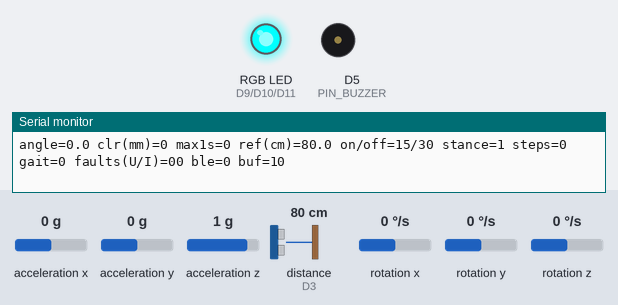
A sketch run on a simulated Arduino Nano 33 IoT. On the bench: an RGB LED mixed from three pins (HIGH = lit), buzzer (waves = sounding, pin HIGH), the last lines printed to the serial monitor. Wiring (inferred from the names in the program): ultrasonic range finder: trigger D2; echo D3. Inputs (shaded band) come from the test bench; at power-on: distance to the obstacle (sensor on D3) 80 cm, acceleration x 0 g, acceleration y 0 g, acceleration z 1 g, rotation x 0 °/s, rotation y 0 °/s, rotation z 0 °/s. The echo pulse lasts 58.3 µs per cm; nothing arrives over Bluetooth unless stated; a phone connects over Bluetooth LE 3 s after start; pins used as bus, display or sensor lines are not drawn.

Above: at 3.6 s.
3.7 s: distance to the obstacle (sensor on D3) set to 85 cm
At 4.7 s:
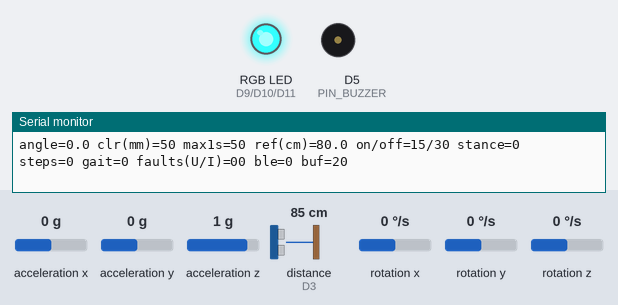
5.2 s: distance to the obstacle (sensor on D3) set to 93 cm
7.5 s: distance to the obstacle (sensor on D3) set to 99 cm
At 9.4 s:
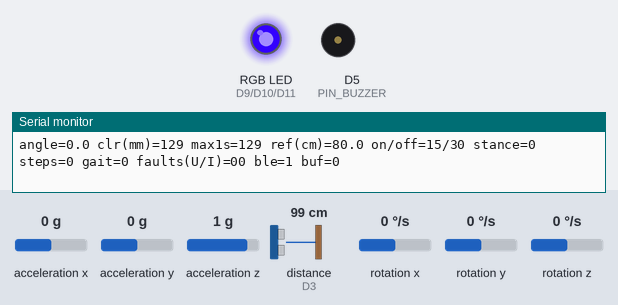
At 9.9 s:
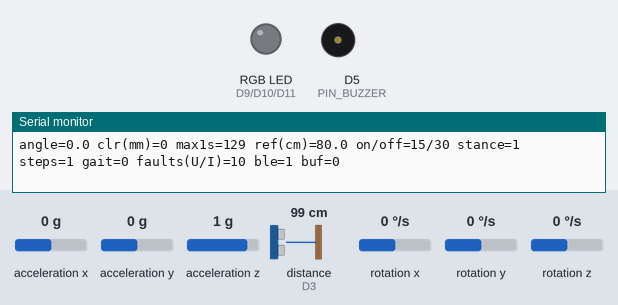
Timing chart, 0 to 16.5 s (numbered marks = the images above; inputs shaded):
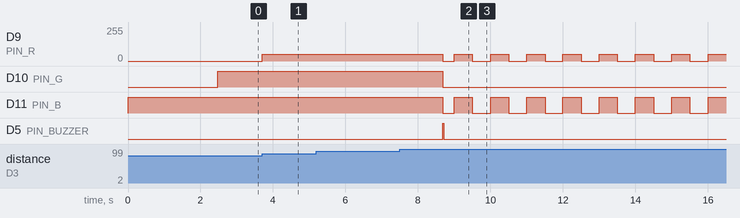

Measured:
- the behaviour switches between 82 and 83 cm on distance to the obstacle (sensor on D3) (found by bisection; images 0 and 1)
- the behaviour switches between 95 and 96 cm on distance to the obstacle (sensor on D3) (found by bisection; images 1 and 2)
- after the input at 3.7 s, D9 (PIN_R): 0/255 → 51/255 at once
- after the input at 7.5 s, D9 (PIN_R): 51/255 → 0/255 after 1.2 s, then repeats every 1.0 s: 51/255 0.50 s, 0/255 0.51 s; D10 (PIN_G): HIGH → LOW after 1.2 s; D11 (PIN_B): HIGH → LOW after 1.2 s, then repeats every 1.0 s: HIGH 0.50 s, LOW 0.51 s; D5 (PIN_BUZZER): LOW → HIGH after 1.2 s, → LOW 0.02 s later

The sketch:

phase3_wearable.ino
```cpp
// KneeTrack - Phase 3 wearable firmware (Arduino Nano 33 IoT)
// 50 Hz sampling, sensor validation + fallback, gait classification (rule-based
// placeholder for TinyML), RGB + buzzer alerts, BLE telemetry, RAM buffer, watchdog.
//
// Pins: TRIG D2 | ECHO D3 (divider) | BUZZER D5 (active) | RGB D9, D10, D11   (no FSR)
// Libraries: Arduino_LSM6DS3, ArduinoBLE, Adafruit SleepyDog Library
//
// Changes in this version:
//  - Ground reference is measured per person at power-on (retries if the foot is not still)
//    and the stance/swing thresholds are derived from the measured noise.
//  - Ground reference slowly follows drift while the foot is firmly on the ground.
//  - A single missed echo no longer creates a fake step (3 misses in a row = swing).
//  - Late calibration if the ultrasonic was dead at boot and recovers later.
//  - Starts in stance, so no phantom step is counted at power-on.
//  - STEP_TEST_MODE: LED shows stance (cyan) / swing (white) so steps can be checked by eye.
//  - Non-blocking LED: magenta blink = sensor fault, solid magenta = BLE failed.

#include <Arduino_LSM6DS3.h>
#include <ArduinoBLE.h>
#include <Adafruit_SleepyDog.h>
#include <math.h>

#define DEBUG_SERIAL   1   // 1 = print a status line once per second
#define STEP_TEST_MODE 1   // 1 = LED shows stance/swing (bench test), 0 = LED shows gait class

// ---------------- Pins ----------------
const int PIN_TRIG = 2, PIN_ECHO = 3, PIN_BUZZER = 5;
const int PIN_R = 9, PIN_G = 10, PIN_B = 11;   // if blue does not fade on D11, move it to D6
// Red is brighter than green/blue at 3.3 V, so dim it until white looks white.
// Tune these by eye (0.0 to 1.0). Use 1.0 for all three if you fit better resistors.
const float GAIN_R = 0.20f, GAIN_G = 1.0f, GAIN_B = 1.0f;

// ---------------- Timing ----------------
const unsigned long PERIOD_US = 20000UL;   // 50 Hz
const float DT = 0.02f;
const int US_EVERY_N = 3;                  // ultrasonic every 60 ms (about 16 Hz)
const unsigned long US_TIMEOUT_US = 6000;  // ~1 m max range, keeps the loop short
const int LIVE_EVERY_N = 1;                // BLE live packet every N samples (1 = 50 Hz, 2 = 25 Hz if packets drop)

// ---------------- Tunable thresholds ----------------
// Stance/swing thresholds are offsets ABOVE the per-person ground reference.
// They start at these defaults and are replaced after calibration (see calibrateGround()).
float stanceOnMm  = 20.0f;                 // foot at or below this height = stance
float stanceOffMm = 35.0f;                 // foot at or above this height = swing
const float STANCE_ON_MIN_MM  = 15.0f;     // lower and upper limit for the noise-based "on" threshold
const float STANCE_ON_MAX_MM  = 25.0f;
const float STANCE_GAP_MM     = 15.0f;     // off threshold = on threshold + this
const float CALIB_MAX_SD_CM   = 1.0f;      // calibration is rejected if the foot moved more than this
const int   CALIB_SAMPLES     = 15;
const int   CALIB_ATTEMPTS    = 5;
const float DRIFT_RATE        = 0.003f;    // how fast the ground reference follows slow drift
const int   LIFT_MISSES       = 3;         // missed echoes in a row that count as "foot lifted" (~180 ms)
const unsigned long MIN_PHASE_MS = 150;    // ignore stance/swing flips faster than this (debounce)

const float WALK_ROM_MIN = 15.0f;          // below this ROM = not walking
const float ROM_LOW      = 30.0f;          // deg, reduced range of motion
const float STANCE_HI    = 0.70f, STANCE_LO = 0.45f;  // stance ratio limits
const float CLEAR_LOW_ABOVE_OFF_MM = 15.0f;           // shuffling if max clearance < stanceOffMm + this
const unsigned long REALERT_MS = 5000;     // repeat beep while still deviating

// ---------------- Packet (17 bytes) ----------------
struct __attribute__((packed)) Packet {
  uint32_t t_ms;
  int16_t  angle_cdeg;     // angle x 100
  int16_t  gyro_dps10;     // gyro x 10
  uint16_t fsr;            // always 0 (FSR removed, field kept for compatibility)
  uint16_t clear_mm;
  uint16_t accmag_mg;
  uint8_t  gait;           // 0 normal, 1 mild, 2 significant
  uint8_t  flags;          // see FLAG_*
  uint8_t  seq;
};
const uint8_t FLAG_US_FAULT = 2, FLAG_IMU_FAULT = 4, FLAG_REPLAY = 8, FLAG_STANCE = 16;

// ---------------- BLE ----------------
BLEService svc("a7c10000-5d3e-4f6a-9b1c-2e8f4d6a1b00");
BLECharacteristic txChar("a7c10001-5d3e-4f6a-9b1c-2e8f4d6a1b00",
                         BLERead | BLENotify, sizeof(Packet));
bool wasConnected = false;
bool bleFailed = false;

// ---------------- Offline buffer: 30 s at 10 Hz in RAM ----------------
const int BUF_N = 300;
Packet buf[BUF_N];
int bufHead = 0, bufCount = 0;

void bufPush(const Packet &p) {
  buf[(bufHead + bufCount) % BUF_N] = p;
  if (bufCount < BUF_N) bufCount++;
  else bufHead = (bufHead + 1) % BUF_N;   // overwrite oldest
}
bool bufPop(Packet &p) {
  if (bufCount == 0) return false;
  p = buf[bufHead];
  bufHead = (bufHead + 1) % BUF_N;
  bufCount--;
  return true;
}

// ---------------- Sensor state ----------------
float g_ax = 0, g_ay = 0, g_az = 1, g_gx = 0, g_gy = 0, g_gz = 0;
float angle = 0;
float angleOffset = 0;           // zero reference, set at power-on while standing straight
float groundRefCm = 0, lastClearMm = 0;
bool  groundValid = false;       // true once a ground reference exists
int   imuStale = 0, usMiss = 0;
bool  usFault = false, imuFault = false;
bool  stance = true;             // starts in stance: the foot is on the ground at power-on
unsigned long lastPhaseChangeMs = 0;
uint32_t stepCount = 0;          // stance starts since power-on
uint32_t sampleCount = 0;
uint16_t maxClrSec = 0;          // highest clearance in the last second (debug print only)
uint8_t seq = 0;

// ---------------- Gait window (2 s) ----------------
const int WIN = 100;
float    angleBuf[WIN];
uint8_t  stanceBuf[WIN];
uint16_t clearBuf[WIN];
int winIdx = 0, winFilled = 0;
uint8_t gaitClass = 0;
unsigned long lastAlertMs = 0;

// ---------------- Outputs ----------------
bool beeping = false;
unsigned long beepStart = 0;
unsigned long tickUntil = 0;     // short step tick (step-test mode)
int curR = -1, curG = -1, curB = -1;

void setRGB(int r, int g, int b) {
  if (r == curR && g == curG && b == curB) return;   // avoid rewriting the PWM every loop
  curR = r; curG = g; curB = b;
  analogWrite(PIN_R, (int)(r * GAIN_R));
  analogWrite(PIN_G, (int)(g * GAIN_G));
  analogWrite(PIN_B, (int)(b * GAIN_B));
}

void startDoubleBeep() { beeping = true; beepStart = millis(); }

void updateBuzzer() {   // call every loop, never blocks
  unsigned long now = millis();
  if (now < tickUntil) { digitalWrite(PIN_BUZZER, HIGH); return; }
  if (!beeping) { digitalWrite(PIN_BUZZER, LOW); return; }
  unsigned long t = now - beepStart;
  bool on = (t < 100) || (t >= 200 && t < 300);
  digitalWrite(PIN_BUZZER, on ? HIGH : LOW);
  if (t >= 300) beeping = false;
}

// One place decides the LED colour, called every loop (non-blocking).
//   solid magenta        = BLE failed
//   blinking magenta     = ultrasonic or IMU fault
//   STEP_TEST_MODE = 1   : cyan = stance, white = swing
//   STEP_TEST_MODE = 0   : green = normal, amber = mild, red = significant
void updateLed() {
  if (bleFailed) { setRGB(255, 0, 255); return; }
  if (usFault || imuFault) {
    if ((millis() / 500) % 2 == 0) setRGB(255, 0, 255); else setRGB(0, 0, 0);
    return;
  }
#if STEP_TEST_MODE
  if (stance) setRGB(0, 255, 255);        // cyan = stance
  else        setRGB(255, 255, 255);      // white = swing
#else
  if (gaitClass == 0)      setRGB(0, 255, 0);
  else if (gaitClass == 1) setRGB(255, 120, 0);
  else                     setRGB(255, 0, 0);
#endif
}

// ---------------- Ultrasonic ----------------
float readDistCm() {
  digitalWrite(PIN_TRIG, LOW);  delayMicroseconds(2);
  digitalWrite(PIN_TRIG, HIGH); delayMicroseconds(10);
  digitalWrite(PIN_TRIG, LOW);
  unsigned long us = pulseIn(PIN_ECHO, HIGH, US_TIMEOUT_US);
  if (us == 0) return -1.0f;
  float cm = us * 0.0343f / 2.0f;
  if (cm < 2.0f || cm > 100.0f) return -1.0f;
  return cm;
}

// Measure the "foot on ground" distance for THIS wearer and strap height.
// Rejects the attempt if the readings vary too much (foot was moving) and retries.
// Also sets the stance thresholds from the measured noise.
bool calibrateGround() {
  for (int attempt = 0; attempt < CALIB_ATTEMPTS; attempt++) {
    float v[CALIB_SAMPLES];
    int n = 0;
    setRGB(0, 0, 255);                                // blue = measuring
    for (int i = 0; i < CALIB_SAMPLES; i++) {
      float d = readDistCm();
      if (d > 0) v[n++] = d;
      delay(60);
    }
    if (n >= CALIB_SAMPLES / 2) {
      float mean = 0;
      for (int i = 0; i < n; i++) mean += v[i];
      mean /= n;
      float var = 0;
      for (int i = 0; i < n; i++) var += (v[i] - mean) * (v[i] - mean);
      float sdCm = sqrtf(var / n);
      if (sdCm <= CALIB_MAX_SD_CM) {
        groundRefCm = mean;
        groundValid = true;
        float noiseMm = sdCm * 10.0f;
        stanceOnMm = 3.0f * noiseMm;
        if (stanceOnMm < STANCE_ON_MIN_MM) stanceOnMm = STANCE_ON_MIN_MM;
        if (stanceOnMm > STANCE_ON_MAX_MM) stanceOnMm = STANCE_ON_MAX_MM;
        stanceOffMm = stanceOnMm + STANCE_GAP_MM;
        return true;
      }
    }
    setRGB(0, 0, 0);                                  // brief off = "hold still, trying again"
    delay(300);
  }
  return false;
}

// ---------------- Classifier (placeholder for TinyML) ----------------
// Replace this function with the quantised 1D CNN once trained.
uint8_t classifyWindow() {
  float mn = angleBuf[0], mx = angleBuf[0];
  int stanceCnt = 0;
  uint16_t maxClear = 0;
  for (int i = 0; i < WIN; i++) {
    if (angleBuf[i] < mn) mn = angleBuf[i];
    if (angleBuf[i] > mx) mx = angleBuf[i];
    stanceCnt += stanceBuf[i];
    if (clearBuf[i] > maxClear) maxClear = clearBuf[i];
  }
  float rom = mx - mn;
  int steps = 0;                              // stance starts in chronological order
  uint8_t prev = stanceBuf[winIdx];
  for (int k = 1; k < WIN; k++) {
    uint8_t cur = stanceBuf[(winIdx + k) % WIN];
    if (cur && !prev) steps++;
    prev = cur;
  }
  if (steps < 1) return 0;                    // no step in 2 s: standing, not walking
  float stanceRatio = (float)stanceCnt / WIN;
  if (rom < WALK_ROM_MIN) return 0;           // not walking: no judgement

  int flags = 0;
  if (rom < ROM_LOW) flags++;
  if (stanceRatio > STANCE_HI || stanceRatio < STANCE_LO) flags++;
  if (!usFault && maxClear < stanceOffMm + CLEAR_LOW_ABOVE_OFF_MM) flags++;
  if (flags == 0) return 0;
  if (flags == 1) return 1;
  return 2;
}

void onNewClass(uint8_t c) {
  unsigned long now = millis();
  bool changed = (c != gaitClass);
  gaitClass = c;
  if (c == 2 && (changed || now - lastAlertMs >= REALERT_MS)) {
    startDoubleBeep();
    lastAlertMs = now;
  }
}

float wrap180(float a) {
  while (a > 180.0f) a -= 360.0f;
  while (a < -180.0f) a += 360.0f;
  return a;
}

// ---------------- Sampling at 50 Hz ----------------
Packet makePacket() {
  Packet p;
  p.t_ms = millis();
  p.angle_cdeg = (int16_t)(angle * 100.0f);
  p.gyro_dps10 = (int16_t)(g_gx * 10.0f);
  p.fsr = 0;                       // FSR removed; field kept so the packet format and database stay the same
  p.clear_mm = (uint16_t)lastClearMm;
  float am = sqrtf(g_ax * g_ax + g_ay * g_ay + g_az * g_az) * 1000.0f;
  p.accmag_mg = (uint16_t)am;
  p.gait = gaitClass;
  p.flags = (usFault ? FLAG_US_FAULT : 0) | (imuFault ? FLAG_IMU_FAULT : 0) |
            (stance ? FLAG_STANCE : 0);
  p.seq = seq++;
  return p;
}

void sampleOnce() {
  // --- IMU ---
  bool gotA = false, gotG = false;
  if (IMU.accelerationAvailable()) { IMU.readAcceleration(g_ax, g_ay, g_az); gotA = true; }
  if (IMU.gyroscopeAvailable())    { IMU.readGyroscope(g_gx, g_gy, g_gz);    gotG = true; }
  if (gotA && gotG) imuStale = 0; else imuStale++;
  float amag = sqrtf(g_ax * g_ax + g_ay * g_ay + g_az * g_az);
  imuFault = (imuStale > 5) || isnan(amag) || amag > 8.0f;

  // Angle: complementary filter. Axis choice depends on how you mount the board;
  // swap g_ay/g_az or flip the sign of g_gx if the angle moves the wrong way.
  float accAngle = wrap180(atan2f(g_ay, g_az) * 57.29578f - angleOffset);
  if (sampleCount == 0) angle = accAngle;
  if (!imuFault) angle = 0.98f * (angle + g_gx * DT) + 0.02f * accAngle;

  // --- Ultrasonic (about 16 Hz) ---
  if (sampleCount % US_EVERY_N == 0) {
    float d = readDistCm();
    if (d < 0) {
      usMiss++;
      if (usMiss >= 20) usFault = true;           // about 1.2 s with no valid echo
    } else {
      if (!groundValid) { groundRefCm = d; groundValid = true; }   // late calibration
      usMiss = 0; usFault = false;
      float c = (d - groundRefCm) * 10.0f;
      lastClearMm = c < 0 ? 0 : c;
      // Follow slow drift (strap slipping) only while the foot is firmly on the ground.
      if (stance && lastClearMm <= stanceOnMm) groundRefCm += DRIFT_RATE * (d - groundRefCm);
    }
  }
  if (usFault) lastClearMm = 0;
  if ((uint16_t)lastClearMm > maxClrSec) maxClrSec = (uint16_t)lastClearMm;

  // --- Stance detection: foot height from the ULTRASONIC sensor decides. ---
  bool newStance = stance;
  if (!usFault) {
    // Several missed echoes in a row usually mean the foot is lifted or tilted. One miss is ignored.
    bool lifted   = (usMiss >= LIFT_MISSES) || (lastClearMm >= stanceOffMm);
    bool onGround = (usMiss == 0) && (lastClearMm <= stanceOnMm);
    if (!stance && onGround) newStance = true;
    else if (stance && lifted) newStance = false;
  } else if (!imuFault) {
    // Ultrasonic is broken: fall back to the IMU (shin nearly still = foot on the ground).
    newStance = fabsf(g_gx) < 40.0f;
  }                                                // IMU and ultrasonic both broken: keep the last state
  if (newStance != stance && millis() - lastPhaseChangeMs >= MIN_PHASE_MS) {
    stance = newStance;
    lastPhaseChangeMs = millis();
    if (stance) {
      stepCount++;
#if STEP_TEST_MODE
      tickUntil = millis() + 20;                   // short non-blocking tick on every counted step
#endif
    }
  }

  // --- 2 s window, classify every 0.5 s ---
  angleBuf[winIdx] = angle;
  stanceBuf[winIdx] = stance ? 1 : 0;
  clearBuf[winIdx] = (uint16_t)lastClearMm;
  winIdx = (winIdx + 1) % WIN;
  if (winFilled < WIN) winFilled++;
  if (winFilled == WIN && sampleCount % 25 == 0) onNewClass(classifyWindow());

  // --- Telemetry ---
  Packet p = makePacket();
  if (BLE.connected()) {
    if (sampleCount % LIVE_EVERY_N == 0) txChar.writeValue((uint8_t *)&p, sizeof(p));
  } else if (sampleCount % 5 == 0) {
    bufPush(p);                                    // 10 Hz while offline
  }
  sampleCount++;
}

void flushBuffer() {            // replay buffered data after reconnect, 2 per loop
  for (int i = 0; i < 2; i++) {
    Packet p;
    if (!bufPop(p)) return;
    p.flags |= FLAG_REPLAY;
    txChar.writeValue((uint8_t *)&p, sizeof(p));
  }
}

void setup() {
  pinMode(PIN_TRIG, OUTPUT); pinMode(PIN_ECHO, INPUT);
  pinMode(PIN_BUZZER, OUTPUT);
  pinMode(PIN_R, OUTPUT); pinMode(PIN_G, OUTPUT); pinMode(PIN_B, OUTPUT);
  setRGB(0, 0, 255);                               // blue = starting up

#if DEBUG_SERIAL
  Serial.begin(115200);
  while (!Serial && millis() < 2000) {}
#endif

  if (!IMU.begin()) imuFault = true;

  // Measure the foot-on-ground reference for this wearer (keep the foot flat and still).
  if (!calibrateGround()) usFault = true;          // blinks magenta; late calibration if the sensor recovers

  // Zero the knee angle: stand straight and still at power-on (about 1.5 s)
  setRGB(0, 0, 255);
  if (!imuFault) {
    float sy = 0, sz = 0; int n2 = 0; unsigned long t0 = millis();
    while (millis() - t0 < 1500) {
      float x, y, z;
      if (IMU.accelerationAvailable()) { IMU.readAcceleration(x, y, z); sy += y; sz += z; n2++; }
    }
    if (n2 > 0) angleOffset = atan2f(sy / n2, sz / n2) * 57.29578f;
  }

  if (!BLE.begin()) {
    bleFailed = true;                              // solid magenta
  } else {
    BLE.setLocalName("KneeTrack");
    BLE.setAdvertisedService(svc);
    svc.addCharacteristic(txChar);
    BLE.addService(svc);
    BLE.advertise();
  }

  stance = true;                                   // foot is on the ground now: no phantom step at boot
  lastPhaseChangeMs = millis();
  updateLed();
  Watchdog.enable(4000);                           // reset if loop hangs for 4 s
}

void loop() {
  static unsigned long tLast = micros();
  static unsigned long tPrint = 0;

  Watchdog.reset();
  BLE.poll();

  bool connected = BLE.connected();
  if (connected && !wasConnected) wasConnected = true;
  if (!connected && wasConnected) { wasConnected = false; BLE.advertise(); }
  if (connected) flushBuffer();

  unsigned long now = micros();
  if (now - tLast >= PERIOD_US) {
    tLast += PERIOD_US;
    if (now - tLast > 5 * PERIOD_US) tLast = now;  // fell far behind: resync
    sampleOnce();
  }
  updateBuzzer();
  updateLed();

#if DEBUG_SERIAL
  if (millis() - tPrint >= 1000) {
    tPrint = millis();
    Serial.print("angle="); Serial.print(angle, 1);
    Serial.print(" clr(mm)="); Serial.print((int)lastClearMm);
    Serial.print(" max1s="); Serial.print(maxClrSec); maxClrSec = 0;
    Serial.print(" ref(cm)="); Serial.print(groundRefCm, 1);
    Serial.print(" on/off="); Serial.print((int)stanceOnMm); Serial.print("/"); Serial.print((int)stanceOffMm);
    Serial.print(" stance="); Serial.print(stance);
    Serial.print(" steps="); Serial.print(stepCount);
    Serial.print(" gait="); Serial.print(gaitClass);
    Serial.print(" faults(U/I)="); Serial.print(usFault); Serial.print(imuFault);
    Serial.print(" ble="); Serial.print(connected);
    Serial.print(" buf="); Serial.println(bufCount);
  }
#endif
}
```
